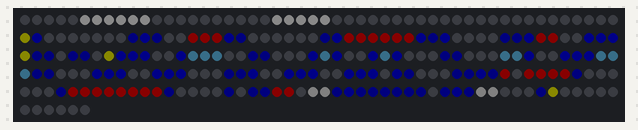
This sketch was run on a simulated Arduino Uno, built with avr-gcc and run on an emulated ATmega328P. Shown: 256 RGB LEDs in strip order, left to right, continuing on the next row. Dim RGB values are drawn brighter than linear.

Above: at 1.6 s.

The sketch:

skyline_code_copy_20241204072015_copy_20241217105022.ino
```cpp
#include <FastLED.h>

#define NUM_LEDS 256
#define DATA_PIN 12

CRGB leds[NUM_LEDS];

//array lists for pattern 1
int blueLEDs[] = {61,232,231,233,230,217,229,235,236,237,228,227,226,212,203,187,181,169,167,152,151,136,135,120,119,104,102,90,85,84,75,68,59,108,99,92,83,76,67,60,51,50,98,109,146,157,162,173,178,147,156,163,172,179,188,219,196,124,131,147,177,174,161,158,145,142,129,126,113,110,97,220,189};
int blue2LEDs[] = {61,232,231,233,230,217,229,235,236,237,228,227,226,212,203,187,181,169,167,152,151,136,135,120,119,104,102,90,85,84,75,68,59,108,99,92,83,76,67,60,51,50,98,109,146,157,162,173,178,147,156,163,172,179,188,219,196,124,131,147,177,174,161,158,145,142,129,126,113,110,97,220,168,182,186,243,105,101,91,189};
int yellowLEDs [] = {107,100,243,50,244};
int darkblueLEDs[] = {61,59,68,75,84,91,90,101,102,105,104,119,120,135,136,151,152,167,168,182,186,187,196,203,212,219,220,226,237,243,235,228,229,217,230,233,232,231,189};
int redLEDs[] = {190,192,206,193,194,195,204,205,211,210,209,208,210,211,221,222,82,77,66,64,79,65,78,81,94,79,80,207,51,93};
int red2LEDs [] = {221,223,222,211,210,209,208,204,205,206,207,195,194,193,192,190};
int whiteLEDs [] = {7,6,5,8,9,10,23,22,21,24,25};
int db2LEDs [] = {150,149,148,140,141,130,116,115,114,125};
int greyLEDs [] = {225,238,224,239};
int grey2LEDs [] = {225,238,224};
int white2LEDs [] = {7,6,5,8,9,10,23,22};
int lb2LEDs [] = {150,149,148,140,141,130,116,115,114,125};
int rd3LEDs [] = {244};
int white3LEDs [] = {7,6,5,8,9};
int white4LEDs [] = {7,6};
int white5LEDs [] = {248,249};
int white6LEDs [] = {247,246};
int red4LEDs[] = {189,190,192,206,193,194,195,204,205,211,210,209,208,210,211,221,222,82,77,66,64,79,65,78,81,94,79,80,207,51,62};
void setup() {
  delay(1000);
  FastLED.addLeds<WS2811, DATA_PIN, GRB>(leds, NUM_LEDS);
  FastLED.clear();
  FastLED.setBrightness(10);
  delay(500);
}

void setLEDColors(int* LEDs, int numLEDs, CRGB color) {
  for (int i = 0; i < numLEDs; i++) {
    leds[LEDs[i]] = color;
  }
}

void loop() {
  // Set pattern one
  setLEDColors(redLEDs, sizeof(redLEDs) / sizeof(redLEDs[0]), CRGB(255, 0, 0));
  setLEDColors(blueLEDs, sizeof(blueLEDs) / sizeof(blueLEDs[0]), CRGB(0, 0, 255));
  setLEDColors(yellowLEDs, sizeof(yellowLEDs) / sizeof(yellowLEDs[0]), CRGB(255, 255, 0));
  setLEDColors(darkblueLEDs, sizeof(darkblueLEDs) / sizeof(darkblueLEDs[0]), CRGB(4, 2, 115));
  setLEDColors(whiteLEDs, sizeof(whiteLEDs) / sizeof(whiteLEDs[0]), CRGB(255, 255, 255));
  setLEDColors(db2LEDs, sizeof(db2LEDs) / sizeof(db2LEDs[0]), CRGB(100, 200, 255));
  setLEDColors(greyLEDs, sizeof(greyLEDs) / sizeof(greyLEDs[0]), CRGB(128, 128, 128));

  // Wait for 1 second
  FastLED.show();
  delay(1000);

  // Clear all LEDs
  FastLED.clear();

  setLEDColors(blue2LEDs, sizeof(blue2LEDs) / sizeof(blue2LEDs[0]), CRGB(0, 0, 255));
  setLEDColors(redLEDs, sizeof(redLEDs) / sizeof(redLEDs[0]), CRGB(255, 0, 0));
  setLEDColors(red2LEDs, sizeof(red2LEDs) / sizeof(red2LEDs[0]), CRGB(255, 0, 0));
  setLEDColors(grey2LEDs, sizeof(grey2LEDs) / sizeof(grey2LEDs[0]), CRGB(128, 128, 128));
  setLEDColors(white2LEDs, sizeof(white2LEDs) / sizeof(white2LEDs[0]), CRGB(255, 255, 255));
  setLEDColors(db2LEDs, sizeof(db2LEDs) / sizeof(db2LEDs[0]), CRGB(150, 200, 255));
  setLEDColors(rd3LEDs, sizeof(rd3LEDs) / sizeof(rd3LEDs[0]), CRGB(255, 0, 0));

    // Wait for 1 second
  FastLED.show();
  delay(800);

  // Clear all LEDs
  FastLED.clear();


 setLEDColors(redLEDs, sizeof(redLEDs) / sizeof(redLEDs[0]), CRGB(255, 0, 0));
  setLEDColors(blueLEDs, sizeof(blueLEDs) / sizeof(blueLEDs[0]), CRGB(0, 0, 255));
  setLEDColors(yellowLEDs, sizeof(yellowLEDs) / sizeof(yellowLEDs[0]), CRGB(255, 255, 0));
  setLEDColors(darkblueLEDs, sizeof(darkblueLEDs) / sizeof(darkblueLEDs[0]), CRGB(4, 2, 115));
  setLEDColors(white3LEDs, sizeof(white3LEDs) / sizeof(white3LEDs[0]), CRGB(255, 255, 255));
  setLEDColors(db2LEDs, sizeof(db2LEDs) / sizeof(db2LEDs[0]), CRGB(100, 200, 255));
  setLEDColors(greyLEDs, sizeof(greyLEDs) / sizeof(greyLEDs[0]), CRGB(128, 128, 128));

 // Wait for 1 second
  FastLED.show();
  delay(800);

  // Clear all LEDs
  FastLED.clear();


  setLEDColors(blue2LEDs, sizeof(blue2LEDs) / sizeof(blue2LEDs[0]), CRGB(0, 0, 255));
  setLEDColors(redLEDs, sizeof(redLEDs) / sizeof(redLEDs[0]), CRGB(255, 0, 0));
  setLEDColors(red2LEDs, sizeof(red2LEDs) / sizeof(red2LEDs[0]), CRGB(255, 0, 0));
  setLEDColors(grey2LEDs, sizeof(grey2LEDs) / sizeof(grey2LEDs[0]), CRGB(128, 128, 128));
  setLEDColors(white4LEDs, sizeof(white4LEDs) / sizeof(white4LEDs[0]), CRGB(255, 255, 255));
  setLEDColors(db2LEDs, sizeof(db2LEDs) / sizeof(db2LEDs[0]), CRGB(150, 200, 255));
  setLEDColors(rd3LEDs, sizeof(rd3LEDs) / sizeof(rd3LEDs[0]), CRGB(255, 0, 0));

  // Wait for 1 second
  FastLED.show();
  delay(1000);

  // Clear all LEDs
  FastLED.clear();

  // Set pattern one
  setLEDColors(redLEDs, sizeof(redLEDs) / sizeof(redLEDs[0]), CRGB(255, 0, 0));
  setLEDColors(blueLEDs, sizeof(blueLEDs) / sizeof(blueLEDs[0]), CRGB(0, 0, 255));
  setLEDColors(yellowLEDs, sizeof(yellowLEDs) / sizeof(yellowLEDs[0]), CRGB(255, 255, 0));
  setLEDColors(darkblueLEDs, sizeof(darkblueLEDs) / sizeof(darkblueLEDs[0]), CRGB(4, 2, 115));
  setLEDColors(db2LEDs, sizeof(db2LEDs) / sizeof(db2LEDs[0]), CRGB(100, 200, 255));
  setLEDColors(greyLEDs, sizeof(greyLEDs) / sizeof(greyLEDs[0]), CRGB(128, 128, 128));

  // Wait for 1 second
  FastLED.show();
  delay(1000);

  // Clear all LEDs
  FastLED.clear();

 setLEDColors(blue2LEDs, sizeof(blue2LEDs) / sizeof(blue2LEDs[0]), CRGB(0, 0, 255));
  setLEDColors(red4LEDs, sizeof(red4LEDs) / sizeof(red4LEDs[0]), CRGB(255, 0, 0));
  setLEDColors(red2LEDs, sizeof(red2LEDs) / sizeof(red2LEDs[0]), CRGB(255, 0, 0));
  setLEDColors(grey2LEDs, sizeof(grey2LEDs) / sizeof(grey2LEDs[0]), CRGB(128, 128, 128));
  setLEDColors(white5LEDs, sizeof(white5LEDs) / sizeof(white5LEDs[0]), CRGB(255, 255, 255));
  setLEDColors(db2LEDs, sizeof(db2LEDs) / sizeof(db2LEDs[0]), CRGB(150, 200, 255));
  setLEDColors(rd3LEDs, sizeof(rd3LEDs) / sizeof(rd3LEDs[0]), CRGB(255, 0, 0));

    // Wait for 1 second
  FastLED.show();
  delay(800);

  // Clear all LEDs
  FastLED.clear();

  setLEDColors(blue2LEDs, sizeof(blue2LEDs) / sizeof(blue2LEDs[0]), CRGB(0, 0, 255));
  setLEDColors(redLEDs, sizeof(redLEDs) / sizeof(redLEDs[0]), CRGB(255, 0, 0));
  setLEDColors(red2LEDs, sizeof(red2LEDs) / sizeof(red2LEDs[0]), CRGB(255, 0, 0));
  setLEDColors(grey2LEDs, sizeof(grey2LEDs) / sizeof(grey2LEDs[0]), CRGB(128, 128, 128));
  setLEDColors(white5LEDs, sizeof(white5LEDs) / sizeof(white5LEDs[0]), CRGB(255, 255, 255));
  setLEDColors(white6LEDs, sizeof(white6LEDs) / sizeof(white6LEDs[0]), CRGB(255, 255, 255));
  setLEDColors(db2LEDs, sizeof(db2LEDs) / sizeof(db2LEDs[0]), CRGB(150, 200, 255));
  setLEDColors(rd3LEDs, sizeof(rd3LEDs) / sizeof(rd3LEDs[0]), CRGB(255, 0, 0));

    // Wait for 1 second
  FastLED.show();
  delay(800);

  // Clear all LEDs
  FastLED.clear();


}
```
